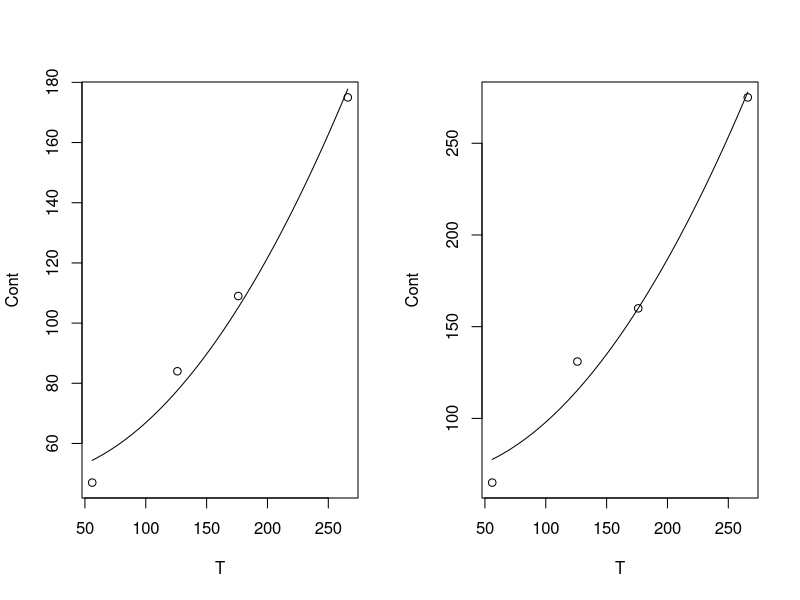

The R source for this figure: (Note: this script raises an error after producing the figure.)
data <- read.table("5.14.Conteo.txt", h=T)
c1 <- subset(data, Carril=="C1")
c2 <- subset(data, Carril=="C2")
c1 <- aggregate(c1[,3:4], list(c1$Tiempo), mean)
c2 <- aggregate(c2[,3:4], list(c2$Tiempo), mean)

png("fitt**2", width=1080, height=500, units="px")
par(mfrow=c(1,2))
print("C1.1")
xdata <- c1$Group.1
ydata <- c1$Conteo
fit <- nls(ydata ~ p1 + p2*(xdata^2), start=list(p1=0.001, p2=0.001))
print(summary (fit))
plot(xdata,ydata, xlab="T", ylab="Cont")
new = data.frame(xdata = seq(min(xdata),max(xdata),len=200))
lines(new$xdata,predict(fit,newdata=new))
print("C2.1")
xdata <- c2$Group.1
ydata <- c2$Conteo
fit <- nls(ydata ~ p1 + p2*(xdata^2), start=list(p1=0.001, p2=0.001))
print(summary (fit))
plot(xdata,ydata, xlab="T", ylab="Cont")
new = data.frame(xdata = seq(min(xdata),max(xdata),len=200))
lines(new$xdata,predict(fit,newdata=new))
dev.off()


png("fit2**t", width=1080, height=500, units="px")
par(mfrow=c(1,2))
print("C1.2")
xdata <- c1$Group.1
ydata <- c1$Conteo
fit <- nls(ydata ~ p1 + 2^(p2*xdata), start=list(p1=0.001, p2=0.001))
print(summary (fit))
plot(xdata,ydata, xlab="T", ylab="Cont")
new = data.frame(xdata = seq(min(xdata),max(xdata),len=200))
lines(new$xdata,predict(fit,newdata=new))
print("C2.2")
xdata <- c2$Group.1
ydata <- c2$Conteo
fit <- nls(ydata ~ p1 + 2^(p2*xdata), start=list(p1=0.001, p2=0.001))
print(summary (fit))
plot(xdata,ydata, xlab="T", ylab="Cont")
new = data.frame(xdata = seq(min(xdata),max(xdata),len=200))
lines(new$xdata,predict(fit,newdata=new))
dev.off()


png("fite**t", width=1080, height=500, units="px")
par(mfrow=c(1,2))
print("C1.3")
xdata <- c1$Group.1
ydata <- c1$Conteo
fit <- nls(ydata ~ p1 + exp(p2*xdata), start=list(p1=0.001, p2=0.001))
print(summary (fit))
plot(xdata,ydata, xlab="T", ylab="Cont")
new = data.frame(xdata = seq(min(xdata),max(xdata),len=200))
lines(new$xdata,predict(fit,newdata=new))
print("C2.3")
xdata <- c2$Group.1
ydata <- c2$Conteo
fit <- nls(ydata ~ p1 + exp(p2*xdata), start=list(p1=0.001, p2=0.001))
print(summary (fit))
plot(xdata,ydata, xlab="T", ylab="Cont")
new = data.frame(xdata = seq(min(xdata),max(xdata),len=200))
lines(new$xdata,predict(fit,newdata=new))
dev.off()
